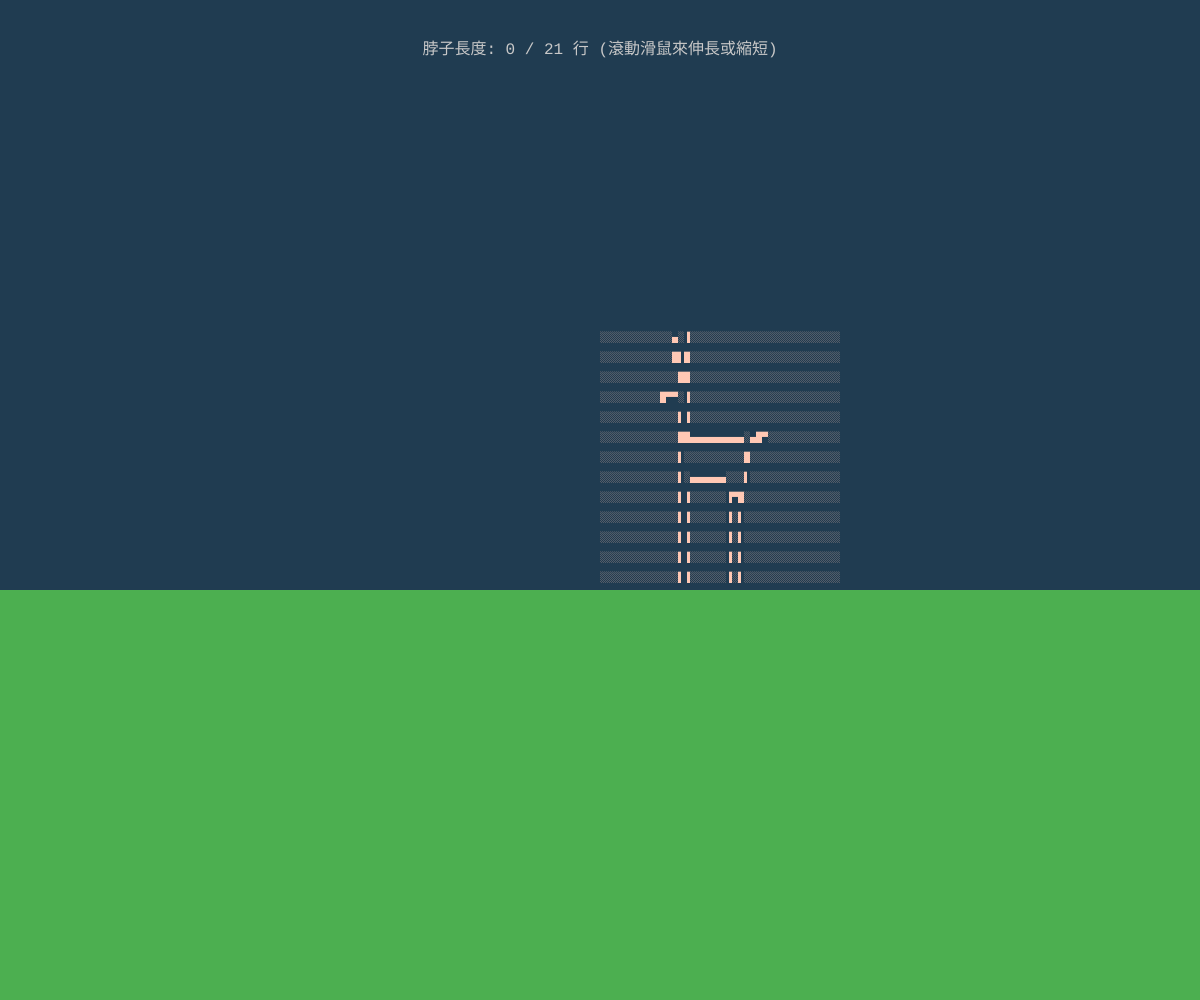
Frame 1 (no input)
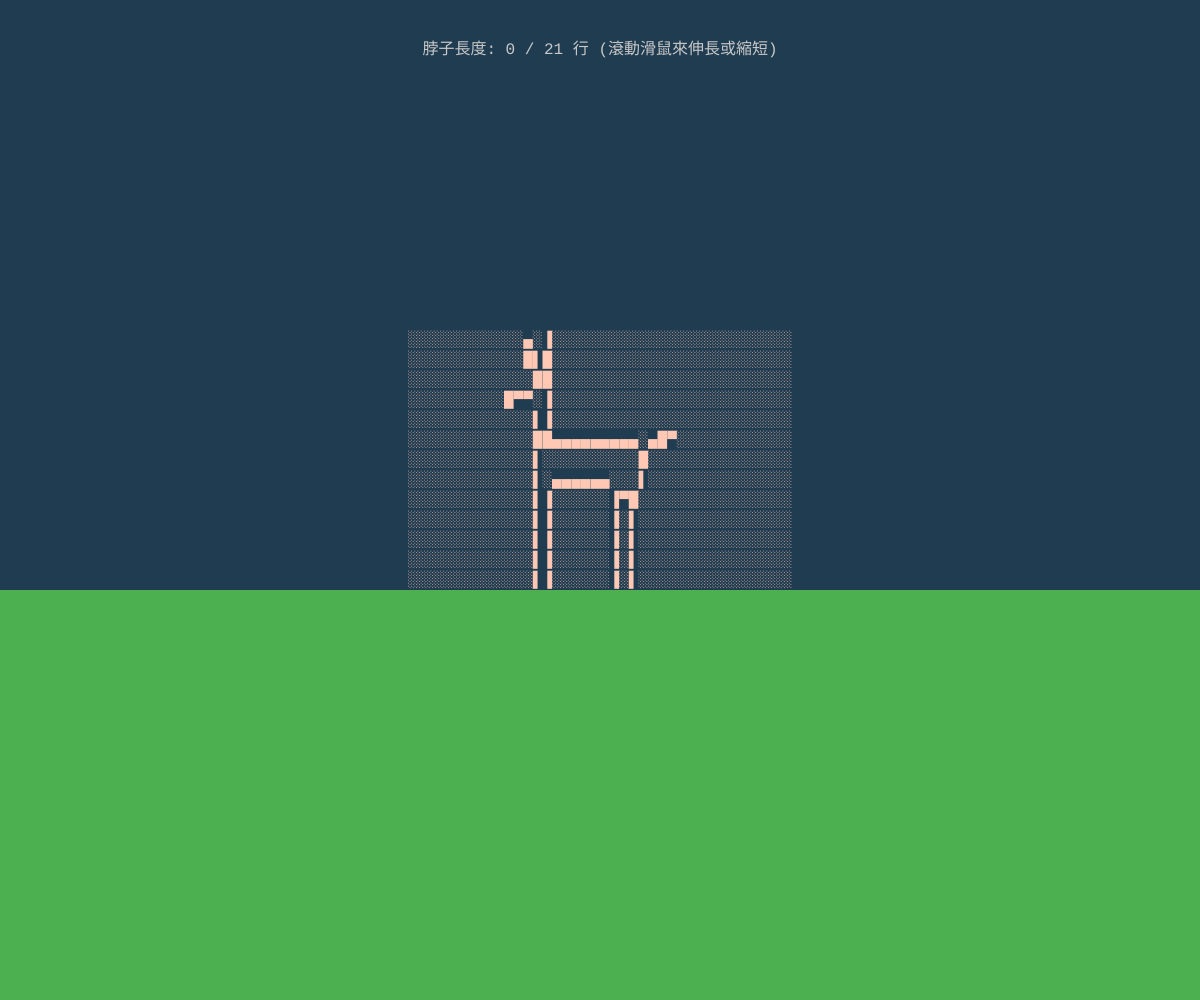
Frame 60 (no input)
Frame 120 (the mouse pressed at the canvas centre since frame 60): identical to frame 60, image omitted

The p5.js sketch that drew these frames (run headless with seeded random() and noise() and a simulated clock; from frame 60 on, the mouse is pressed at the canvas centre):

// p5.js sketch
// ── sketch.js
// 變數：用來控制長頸鹿向上偏移的距離
let neckOffset = 0; 
const SCROLL_SPEED = 20; 
// 修正區域：LINE_HEIGHT_PIXELS 必須先定義
const LINE_HEIGHT_PIXELS = 20; // 每行高度

// --- 您的 Text Art (完整且帶有對齊空白) ---

// 1. 頭部 (Head): 
let headArt = `
░░░░░░░░░░░░▄░▐░░░░░░░░░░░░░░░░░░░░░░░░░
░░░░░░░░░░░░█▌█░░░░░░░░░░░░░░░░░░░░░░░░░
░░░░░░░░░░░░░██░░░░░░░░░░░░░░░░░░░░░░░░░
░░░░░░░░░░█▀▀░▐░░░░░░░░░░░░░░░░░░░░░░░░░`; 

// 2. 全脖子區塊 (Full Neck Art): 16 行
let fullNeckArt =`
░░░░░░░░░░░░░▌▐░░░░░░░░░░░░░░░░░░░░░░░░░
░░░░░░░░░░░░░▌▐░░░░░░░░░░░░░░░░░░░░░░░░░
░░░░░░░░░░░░░▌▐░░░░░░░░░░░░░░░░░░░░░░░░░
░░░░░░░░░░░░░▌▐░░░░░░░░░░░░░░░░░░░░░░░░░
░░░░░░░░░░░░░▌▐░░░░░░░░░░░░░░░░░░░░░░░░░
░░░░░░░░░░░░░▌▐░░░░░░░░░░░░░░░░░░░░░░░░░
░░░░░░░░░░░░░│敬│░░░░░░░░░░░░░░░░░░░░░░░░░
░░░░░░░░░░░░░│祝│░░░░░░░░░░░░░░░░░░░░░░░░░
░░░░░░░░░░░░░│林│░░░░░░░░░░░░░░░░░░░░░░░░░
░░░░░░░░░░░░░│ㄉ│░░░░░░░░░░░░░░░░░░░░░░░░░
░░░░░░░░░░░░░│ㄈ│░░░░░░░░░░░░░░░░░░░░░░░░░
░░░░░░░░░░░░░│25│░░░░░░░░░░░░░░░░░░░░░░░░░
░░░░░░░░░░░░░│歲│░░░░░░░░░░░░░░░░░░░░░░░░░
░░░░░░░░░░░░░│生│░░░░░░░░░░░░░░░░░░░░░░░░░
░░░░░░░░░░░░░│日│░░░░░░░░░░░░░░░░░░░░░░░░░
░░░░░░░░░░░░░│快│░░░░░░░░░░░░░░░░░░░░░░░░░
░░░░░░░░░░░░░│樂│░░░░░░░░░░░░░░░░░░░░░░░░░
░░░░░░░░░░░░░│！│░░░░░░░░░░░░░░░░░░░░░░░░░
░░░░░░░░░░░░░│！│░░░░░░░░░░░░░░░░░░░░░░░░░
░░░░░░░░░░░░░▌▐░░░░░░░░░░░░░░░░░░░░░░░░░
░░░░░░░░░░░░░▌▐░░░░░░░░░░░░░░░░░░░░░░░░░
`; 

// 3. 身體 (Body): 
let bodyArt = `░░░░░░░░░░░░░▌▐░░░░░░░░░░░░░░░░░░░░░░░░░
░░░░░░░░░░░░░██▄▄▄▄▄▄▄▄▄░▄█▀░░░░░░░░░░░░
░░░░░░░░░░░░░▌░░░░░░░░░░█░░░░░░░░░░░░░░░
░░░░░░░░░░░░░▌░▄▄▄▄▄▄░░░▌░░░░░░░░░░░░░░░
░░░░░░░░░░░░░▌▐░░░░░░▐▀█░░░░░░░░░░░░░░░░
░░░░░░░░░░░░░▌▐░░░░░░▐░▌░░░░░░░░░░░░░░░░
░░░░░░░░░░░░░▌▐░░░░░░▐░▌░░░░░░░░░░░░░░░░
░░░░░░░░░░░░░▌▐░░░░░░▐░▌░░░░░░░░░░░░░░░░
░░░░░░░░░░░░░▌▐░░░░░░▐░▌░░░░░░░░░░░░░░░░
`; 

// 取得行數
const HEAD_LINES = headArt.trim().split('\n').length; 
const BODY_LINES = bodyArt.trim().split('\n').length; 
const FULL_NECK_LINES = fullNeckArt.trim().split('\n').length; 

// --- 修正區域 ---
// **MAX_OFFSET 現在是動態計算**
const MAX_OFFSET = FULL_NECK_LINES * LINE_HEIGHT_PIXELS; 
// --- 修正區域 ---

// 將 Art 拆分成陣列，用於逐行繪製
const HEAD_ARRAY = headArt.trim().split('\n');
const NECK_SEGMENTS_ARRAY = fullNeckArt.trim().split('\n');
const BODY_ARRAY = bodyArt.trim().split('\n');
const MAX_LINE_WIDTH_CHARS = NECK_SEGMENTS_ARRAY[0].length; 


function setup() {
    createCanvas(windowWidth, windowHeight); 
    textFont('monospace');
    
    textAlign(LEFT, BASELINE); 
    textSize(10); 
    textLeading(LINE_HEIGHT_PIXELS); // 保持與常數一致
    noStroke(); 
}

function draw() {
    background(32, 60, 81); 
    fill(255, 200, 180); 
    
    // 1. 計算要顯示的脖子行數 (順序顯示邏輯)
    let visibleNeckLines = constrain(
        floor(neckOffset / LINE_HEIGHT_PIXELS),
        0, 
        FULL_NECK_LINES 
    ); 
    
    // 2. X 軸繪圖位置
    const CELL_WIDTH = textWidth('░'); 
    const TOTAL_ART_WIDTH = MAX_LINE_WIDTH_CHARS * CELL_WIDTH;
    const CENTER_X = width / 2 ;
    let drawX = CENTER_X; 

    // 3. Y 軸堆疊邏輯 (從上往下繪製)
    
    let totalVisualLines = HEAD_LINES + BODY_LINES + visibleNeckLines;

    // Y 軸起點：讓整個圖案在畫布中垂直置中
    let currentY = height / 2 - (totalVisualLines * LINE_HEIGHT_PIXELS / 2);

    // 應用手動修正：將整個圖案上抬 30 像素，以露出腳部
    const ADJUSTMENT_Y = -30;
    currentY += ADJUSTMENT_Y; 
    
    // --- 繪製長頸鹿 (從上往下，逐行繪製) ---
    
    // 1. 繪製頭部 (4 行)
    for (let i = 0; i < HEAD_LINES; i++) {
        text(HEAD_ARRAY[i], drawX, currentY);
        currentY += LINE_HEIGHT_PIXELS; 
    }

    // 2. 繪製動態伸長的脖子 (visibleNeckLines 行)
    for (let i = 0; i < visibleNeckLines; i++) {
        text(NECK_SEGMENTS_ARRAY[i], drawX, currentY);
        currentY += LINE_HEIGHT_PIXELS; 
    }

    // 3. 繪製身體 (9 行)
    for (let i = 0; i < BODY_LINES; i++) {
        text(BODY_ARRAY[i], drawX, currentY);
        currentY += LINE_HEIGHT_PIXELS; 
    }


    // --- 繪製地面和提示 ---
    
    // 地平線
    fill(76, 175, 80); 
    // 地平線 Y 座標：在身體底部（currentY 目前的位置）上方減去半行高度
    rect(0, currentY - LINE_HEIGHT_PIXELS * 0.5, width, height / 2); 
    
    // 文字提示
    fill(200);
    textSize(16);
    textAlign(CENTER, CENTER);
    text(`脖子長度: ${visibleNeckLines} / ${FULL_NECK_LINES} 行 (滾動滑鼠來伸長或縮短)`, width / 2, 50);
}

// *** 關鍵互動函式：滑鼠滾動事件 (保持不變) ***
function mouseWheel(event) {
    if (event.delta < 0) {
        neckOffset += SCROLL_SPEED;
    } else {
        neckOffset -= SCROLL_SPEED;
    }
    
    // 使用動態計算的 MAX_OFFSET
    neckOffset = constrain(neckOffset, 0, MAX_OFFSET); 
    
    redraw(); 
}

function windowResized() {
    resizeCanvas(windowWidth, windowHeight);
}
